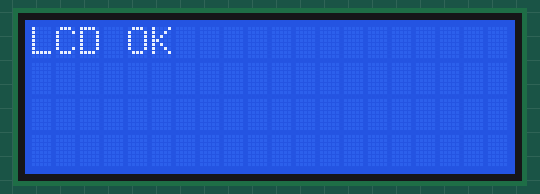
Simulated run of this sketch. Board: Arduino Uno, built with avr-gcc and run on an emulated ATmega328P. Shown: 20×4 character LCD.

Above: at 0.1 s.
At 2.1 s:
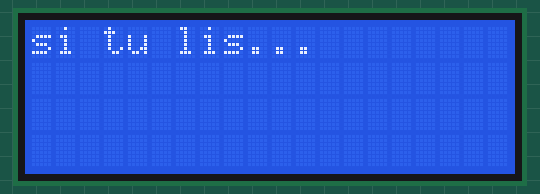
At 5.1 s:
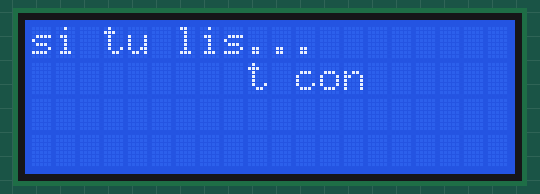
At 8.1 s:
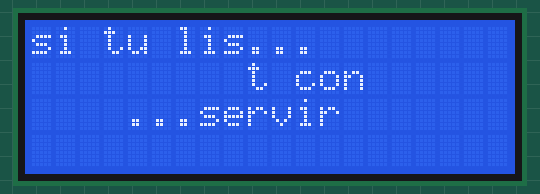
At 10.1 s:
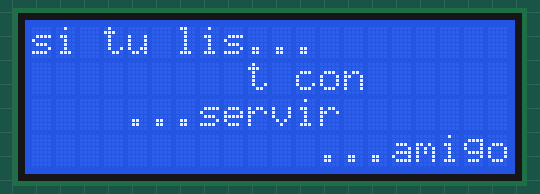

The sketch:

ecran_V2.ino
```cpp
// --- Programme Arduino --- par X. HINAULT - 01/2010
// --- Que fait ce programme ? ---
/* Affiche des messages texte sur l'afficheur LCD*/
// --- Fonctionnalités utilisées ---
// Utilise un afficheur LCD 4x20 en mode 4 bits
// --- Circuit à réaliser ---
// Connexion du LCD sur les broches de la carte Arduino
// Connecter broche RS du LCD sur la broche 2
// Connecter broche E du LCD sur la broche 3
// Connecter broche D4 du LCD sur la broche 4
// Connecter broche D5 du LCD sur la broche 5
// Connecter broche D6 du LCD sur la broche 6
// Connecter broche D7 du LCD sur la broche 7

//**************** Entête déclarative *******
// A ce niveau sont déclarées les librairies, les constantes, les variables...
// --- Inclusion des librairies utilisées ---
#include <LiquidCrystal.h> // Inclusion de la librairie pour afficheur LCD
// --- Déclaration des constantes ---
// --- constantes des broches ---
const int RS=2; //declaration constante de broche
const int E=3; //declaration constante de broche
const int D4=4; //declaration constante de broche
const int D5=5; //declaration constante de broche
const int D6=6; //declaration constante de broche
const int D7=7; //declaration constante de broche

// --- Déclaration des variables globales ---
// --- Initialisation des fonctionnalités utilisées ---
LiquidCrystal lcd(RS, E, D4, D5, D6, D7);// initialisation LCD en mode 4 bits

//**************** FONCTION SETUP = Code d'initialisation *****
// La fonction setup() est exécutée en premier et 1 seule fois, au démarrage du programme
void setup()   { // debut de la fonction setup()

// --- ici instructions à exécuter au démarrage ---
lcd.begin(20,4); // Initialise le LCD avec 20 colonnes x 4 lignes
delay(10); // pause rapide pour laisser temps initialisation
// Test du LCD
lcd.print("LCD OK") ; // affiche la chaîne texte - message de test
delay(2000); // pause de 2 secondes
lcd.clear(); // // efface écran et met le curseur en haut à gauche
delay(10); // pour laisser temps effacer écran

} // fin de la fonction setup()
// ********************************************************************

//*************** FONCTION LOOP = Boucle sans fin = coeur du programme *************
// la fonction loop() s'exécute sans fin en boucle aussi longtemps que l'Arduino est sous tension

void loop(){ // debut de la fonction loop()

lcd.print("si tu lis...") ; // affiche la chaîne texte - message de test
delay(3000); // pause de 2 secondes
lcd.setCursor(9, 1) ; // 10ème col - 2ème ligne - positionne le curseur à l'endroit voulu (colonne, ligne) (1ère=0 !)
lcd.print("t con") ; // affiche la chaîne texte - message de test
delay(3000); // pause de 2 secondes
lcd.setCursor(4, 2) ; // 5ème col - 3ème ligne - positionne le curseur à l'endroit voulu (colonne, ligne) (1ère=0 !)
lcd.print("...servir") ; // affiche la chaîne texte - message de test
delay(2000); // pause de 2 secondes
lcd.setCursor(12, 3) ; // 13ème col - 4ème ligne - positionne le curseur à l'endroit voulu (colonne, ligne) (1ère=0 !)
lcd.print("...amigo") ; // affiche la chaîne texte - message de test
delay(2000); // pause de 2 secondes
lcd.clear(); // // efface écran et met le curseur en haut à gauche
delay(10); // pour laisser temps effacer écran

// --- ici instructions à exécuter par le programme principal ---
} // fin de la fonction loop() - le programme recommence au début de la fonction loop sans fin
// ********************************************************************************
// --- Fin programme ---

// ----- memo LCD ---
// LiquidCrystal(rs, enable, d4, d5, d6, d7) ; // initialisation 4 bits
// lcd.begin(cols, rows); // initialisation nombre colonne/ligne
//
// lcd.clear(); // efface écran et met le curseur en haut à gauche
// lcd.home(); // repositionne le curseur en haut et à gauche SANS effacer écran
//
// lcd.setCursor(col, row) ; // positionne le curseur à l'endroit voulu (colonne, ligne) (1ère=0 !)
// lcd.print("texte") ; // affiche la chaîne texte
//
// lcd.cursor() ; // affiche la ligne de base du curseur
// lcd.noCursor() ; // cache le curseur
// lcd.blink() ; // fait clignoter le curseur
// lcd.noBlink() ;// stoppe le clignotement du curseur
// lcd.noDisplay() ; // éteint le LCD sans modifier affichage
// lcd.display() ; // rallume le LCD sans modif affichage
//
// lcd.scrollDisplayLeft(); // décale l'affichage d'une colonne vers la gauche
// lcd.scrollDisplayRight(); // décale l'affichage d'une colonne vers la droite
// lcd.autoscroll() ; // les nouveaux caractères poussent les caractères déjà affichés
// noAutoscroll(); // stoppe le mode autoscroll
```

Measured:
- by itself, everything shown: repeats every 10.0 s, in 5 steps
- what the display in image 0 shows lasts 2.0 s, from 0.1 s to 2.1 s
- what the display in image 1 shows lasts 3.0 s, from 2.1 s to 5.1 s
